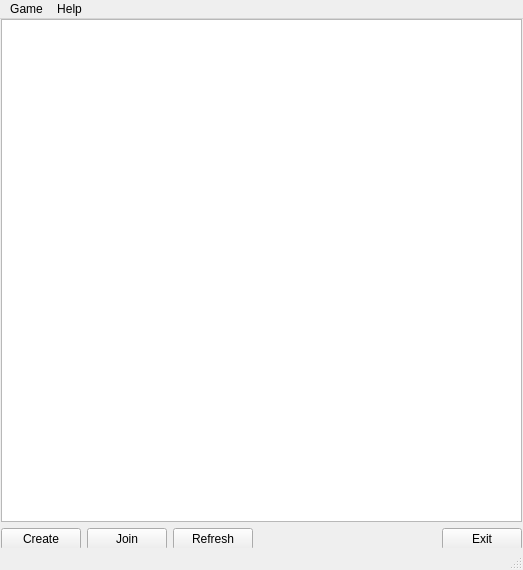
<?xml version="1.0" encoding="UTF-8"?>
<ui version="4.0">
 <class>MainWindow</class>
 <widget class="QMainWindow" name="MainWindow">
  <property name="geometry">
   <rect>
    <x>0</x>
    <y>0</y>
    <width>523</width>
    <height>570</height>
   </rect>
  </property>
  <property name="sizePolicy">
   <sizepolicy hsizetype="Preferred" vsizetype="Preferred">
    <horstretch>0</horstretch>
    <verstretch>0</verstretch>
   </sizepolicy>
  </property>
  <property name="windowTitle">
   <string>MainWindow</string>
  </property>
  <widget class="QWidget" name="centralwidget">
   <widget class="QWidget" name="layoutWidget">
    <property name="geometry">
     <rect>
      <x>1</x>
      <y>0</y>
      <width>521</width>
      <height>531</height>
     </rect>
    </property>
    <layout class="QVBoxLayout" name="verticalLayout">
     <property name="sizeConstraint">
      <enum>QLayout::SetDefaultConstraint</enum>
     </property>
     <item>
      <widget class="QTableView" name="tableView"/>
     </item>
     <item>
      <layout class="QHBoxLayout" name="horizontalLayout">
       <item>
        <widget class="QPushButton" name="pushButton">
         <property name="text">
          <string>Create</string>
         </property>
        </widget>
       </item>
       <item>
        <widget class="QPushButton" name="pushButton_2">
         <property name="text">
          <string>Join</string>
         </property>
        </widget>
       </item>
       <item>
        <widget class="QPushButton" name="pushButton_3">
         <property name="text">
          <string>Refresh</string>
         </property>
        </widget>
       </item>
       <item>
        <spacer name="horizontalSpacer">
         <property name="orientation">
          <enum>Qt::Horizontal</enum>
         </property>
         <property name="sizeHint" stdset="0">
          <size>
           <width>167</width>
           <height>20</height>
          </size>
         </property>
        </spacer>
       </item>
       <item>
        <widget class="QPushButton" name="pushButton_4">
         <property name="text">
          <string>Exit</string>
         </property>
        </widget>
       </item>
      </layout>
     </item>
    </layout>
   </widget>
  </widget>
  <widget class="QMenuBar" name="menubar">
   <property name="geometry">
    <rect>
     <x>0</x>
     <y>0</y>
     <width>523</width>
     <height>19</height>
    </rect>
   </property>
   <widget class="QMenu" name="menuGame">
    <property name="title">
     <string>Game</string>
    </property>
    <addaction name="actionRefresh"/>
    <addaction name="actionCreate"/>
    <addaction name="actionJoin"/>
    <addaction name="separator"/>
    <addaction name="actionExit"/>
   </widget>
   <widget class="QMenu" name="menuHelp">
    <property name="title">
     <string>Help</string>
    </property>
    <addaction name="actionGame_help"/>
    <addaction name="actionAbout_Dots_and_Boxes"/>
   </widget>
   <addaction name="menuGame"/>
   <addaction name="menuHelp"/>
  </widget>
  <widget class="QStatusBar" name="statusbar"/>
  <action name="actionRefresh">
   <property name="text">
    <string>Refresh</string>
   </property>
  </action>
  <action name="actionCreate">
   <property name="text">
    <string>Create</string>
   </property>
  </action>
  <action name="actionJoin">
   <property name="text">
    <string>Join</string>
   </property>
  </action>
  <action name="actionExit">
   <property name="text">
    <string>Exit</string>
   </property>
  </action>
  <action name="actionGame_help">
   <property name="text">
    <string>Game Help</string>
   </property>
  </action>
  <action name="actionAbout_Dots_and_Boxes">
   <property name="text">
    <string>About Dots and Boxes</string>
   </property>
  </action>
 </widget>
 <resources/>
 <connections/>
</ui>
